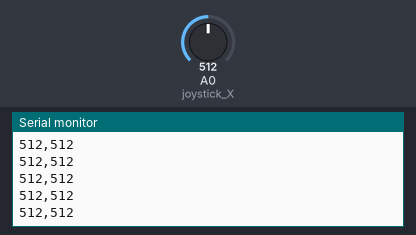
The sketch below on a simulated Arduino Uno, built with avr-gcc and run on an emulated ATmega328P. Shown: the last lines printed to the serial monitor. The test bench sets the inputs (shaded band); at power-on: A0 (joystick_X) = 512.

Above: at 4.2 s.
4.3 s: A0 (joystick_X) set to 107
At 5.2 s:
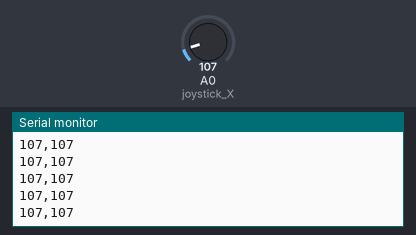
5.8 s: A0 (joystick_X) set to 93
At 6.9 s:
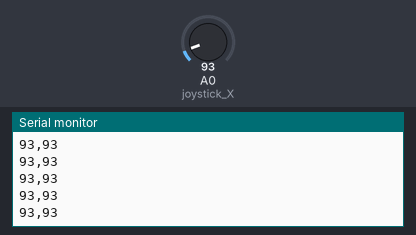
Timing chart, 0 to 8.8 s (numbered marks = the images above; inputs shaded):
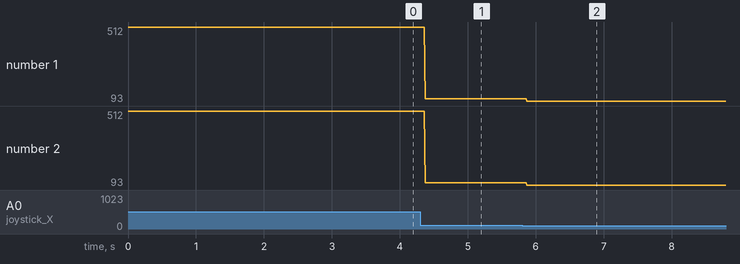

Measured:
- after the input at 4.3 s, the serial monitor: prints a new line after 0.07 s (image 1)
- after the input at 5.8 s, the serial monitor: prints a new line after 0.07 s (image 2)
- plotted number 1: 512 → 107 after the input at 4.3 s, 107 → 93 after the input at 5.8 s
- plotted number 2: 512 → 107 after the input at 4.3 s, 107 → 93 after the input at 5.8 s

The sketch:

1_ReadJoystick.ino
```cpp
#define MAX_JOYSTICK 1023
#define MIN_JOYSTICK 0

int joystick_X = A0;

int filteroffset( int value ){
  //Aplicar filtro dentro de esta funcion para que la lectura del joystick permanezca en el valor 512 cuando no detecte movimiento
  int filter = value;

  return filter;
}

void setup() {
  Serial.begin(9600);
}

void loop() {
  int valueX = analogRead( joystick_X );
  int valueX_Filtered = filteroffset( valueX );

  Serial.print( valueX );
  Serial.print( "," );
  Serial.println( valueX_Filtered );
}
```
